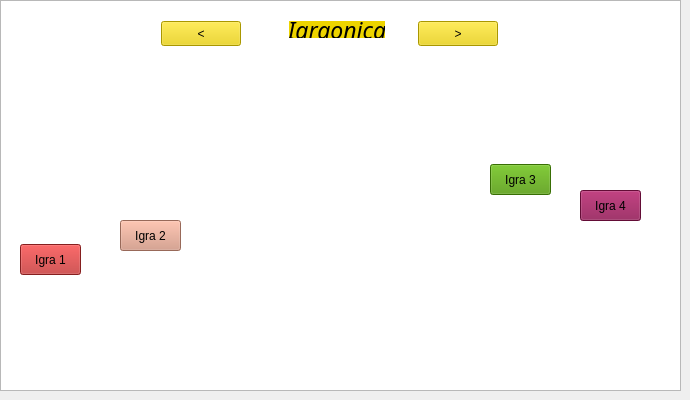
    <widget class="QWidget" name="page_igraonica">
     <widget class="QGraphicsView" name="graphicsView_igraonica">
      <property name="geometry">
       <rect>
        <x>0</x>
        <y>0</y>
        <width>681</width>
        <height>391</height>
       </rect>
      </property>
     </widget>
     <widget class="QPushButton" name="pushButton_igraon_1">
      <property name="geometry">
       <rect>
        <x>161</x>
        <y>21</y>
        <width>80</width>
        <height>25</height>
       </rect>
      </property>
      <property name="styleSheet">
       <string notr="true">background-color: rgb(237, 212, 0);
font: 75 italic 17pt &quot;Ubuntu Mono&quot;;</string>
      </property>
      <property name="text">
       <string>&lt;</string>
      </property>
     </widget>
     <widget class="QLabel" name="label_igraon">
      <property name="geometry">
       <rect>
        <x>289</x>
        <y>21</y>
        <width>96</width>
        <height>17</height>
       </rect>
      </property>
      <property name="font">
       <font>
        <family>Ubuntu Mono</family>
        <pointsize>17</pointsize>
        <weight>9</weight>
        <italic>true</italic>
        <bold>false</bold>
       </font>
      </property>
      <property name="styleSheet">
       <string notr="true">background-color: rgb(237, 212, 0);
font: 75 italic 17pt &quot;Ubuntu Mono&quot;;</string>
      </property>
      <property name="text">
       <string>Igraonica</string>
      </property>
      <property name="alignment">
       <set>Qt::AlignCenter</set>
      </property>
      <property name="wordWrap">
       <bool>true</bool>
      </property>
     </widget>
     <widget class="QPushButton" name="pushButton_igraon_2">
      <property name="geometry">
       <rect>
        <x>418</x>
        <y>21</y>
        <width>80</width>
        <height>25</height>
       </rect>
      </property>
      <property name="styleSheet">
       <string notr="true">background-color: rgb(237, 212, 0);
font: 75 italic 17pt &quot;Ubuntu Mono&quot;;</string>
      </property>
      <property name="text">
       <string>&gt;</string>
      </property>
     </widget>
     <widget class="QPushButton" name="pushButton_igra_1">
      <property name="geometry">
       <rect>
        <x>20</x>
        <y>244</y>
        <width>61</width>
        <height>31</height>
       </rect>
      </property>
      <property name="styleSheet">
       <string notr="true">background-color: rgb(186, 43, 43);
font: 75 italic 12pt &quot;Ubuntu Mono&quot;;</string>
      </property>
      <property name="text">
       <string>Igra 1</string>
      </property>
     </widget>
     <widget class="QPushButton" name="pushButton_igra_2">
      <property name="geometry">
       <rect>
        <x>120</x>
        <y>220</y>
        <width>61</width>
        <height>31</height>
       </rect>
      </property>
      <property name="styleSheet">
       <string notr="true">background-color: rgb(213, 147, 125);
font: 75 italic 13pt &quot;Ubuntu Mono&quot;;</string>
      </property>
      <property name="text">
       <string>Igra 2</string>
      </property>
     </widget>
     <widget class="QPushButton" name="pushButton_igra_3">
      <property name="geometry">
       <rect>
        <x>490</x>
        <y>164</y>
        <width>61</width>
        <height>31</height>
       </rect>
      </property>
      <property name="styleSheet">
       <string notr="true">background-color: rgb(78, 154, 6);
font: 75 italic 13pt &quot;Ubuntu Mono&quot;;</string>
      </property>
      <property name="text">
       <string>Igra 3</string>
      </property>
     </widget>
     <widget class="QPushButton" name="pushButton_igra_4">
      <property name="geometry">
       <rect>
        <x>580</x>
        <y>190</y>
        <width>61</width>
        <height>31</height>
       </rect>
      </property>
      <property name="styleSheet">
       <string notr="true">background-color: rgb(139, 17, 76);
font: 75 italic 13pt &quot;Ubuntu Mono&quot;;</string>
      </property>
      <property name="text">
       <string>Igra 4</string>
      </property>
     </widget>
    </widget>
